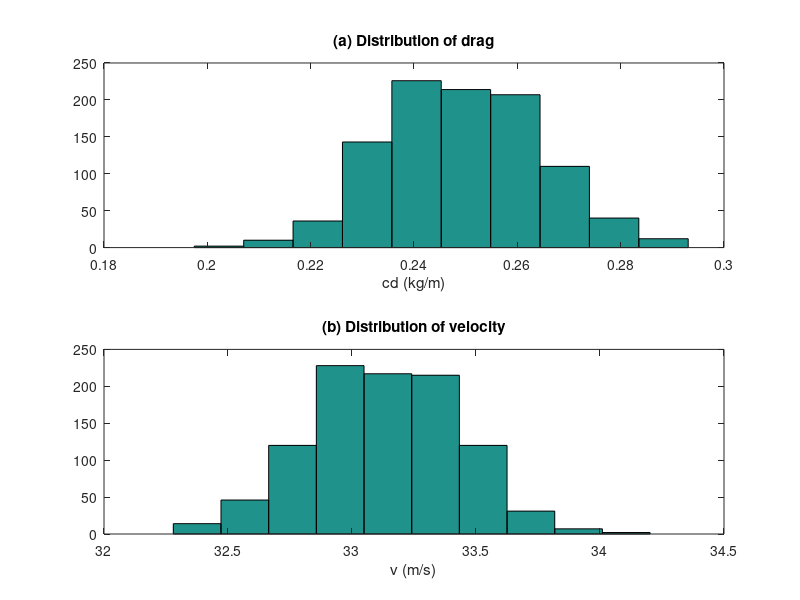

The MATLAB script that drew this image:
#201602057 Junkyu-Lim

clc,format short g
n=1000;t=4;m=68.1;g=9.81;
cd=0.25;
stdev=0.01443;
r=randn(n,1);
cdrand=cd+stdev*r;
meancd=mean(cdrand),stdevcd=std(cdrand)
cvcd=stdevcd/meancd*100.
subplot(2,1,1)
hist(cdrand),title('(a) Distribution of drag')
xlabel('cd (kg/m)')

vrand=sqrt(g*m./cdrand).*tanh(sqrt(g*cdrand/m)*t);
meanv=mean(vrand),stdevv=std(vrand)
cvv=stdevv/meanv*100.
subplot(2,1,2)
hist(vrand),title('(b) Distribution of velocity')
xlabel('v (m/s)')